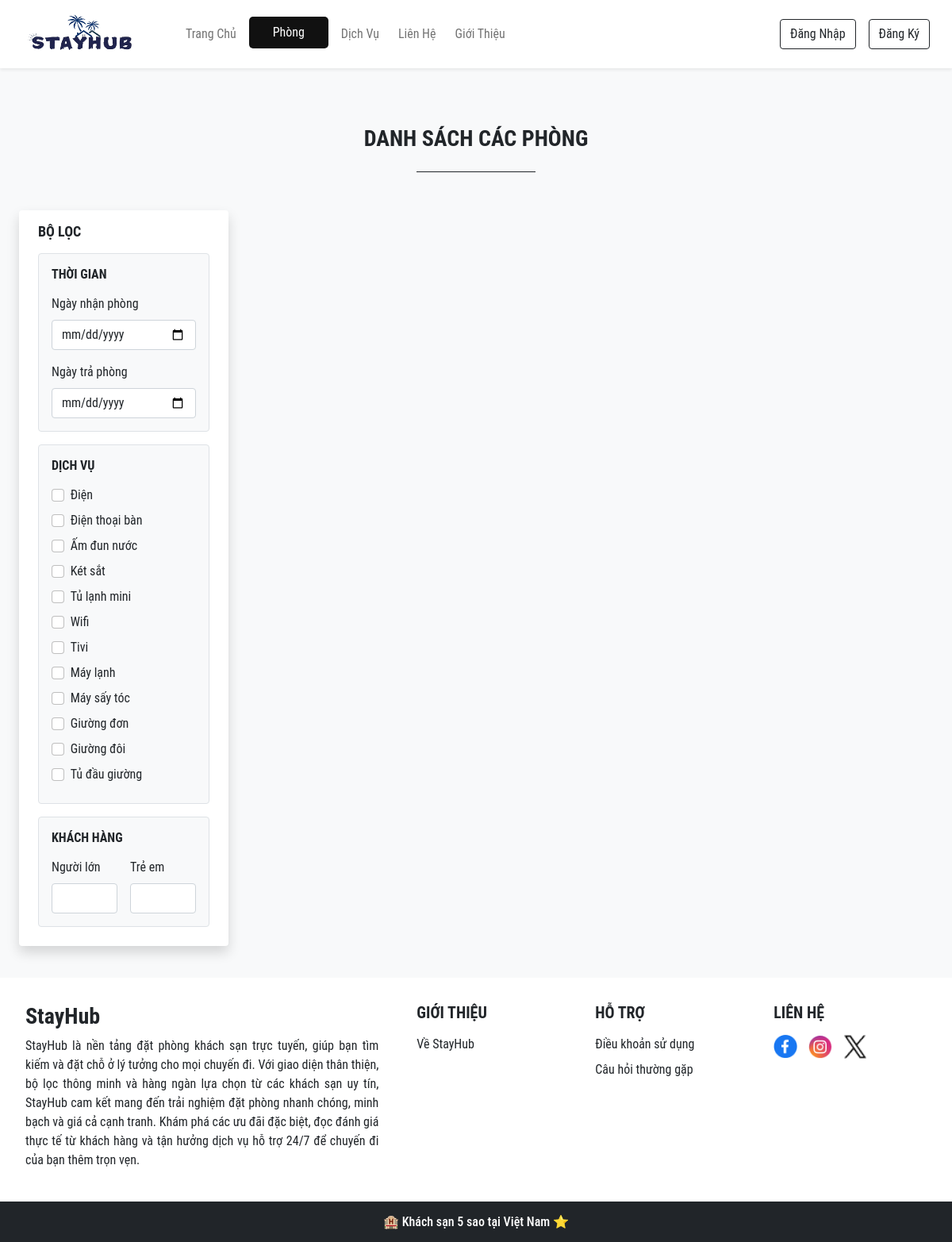
The page /rooms.php on the database its author committed.
### tables this page shows
CREATE TABLE `facilities` (
  `id` int(11) NOT NULL,
  `icon` varchar(100) NOT NULL,
  `name` varchar(50) NOT NULL,
  `description` varchar(250) NOT NULL
);

CREATE TABLE `settings` (
  `sr_no` int(11) NOT NULL,
  `site_title` varchar(50) NOT NULL,
  `site_about` varchar(500) NOT NULL,
  `shutdown` tinyint(1) NOT NULL
);

### admin/inc/db_config.php (called while the page is built, shortened)
<?php
    function selectAll($table){
        $con = $GLOBALS['con'];
        $res = mysqli_query($con, "SELECT * FROM $table");
        return $res;
    }
    function select($sql, $values, $datatypes) {
        $con = $GLOBALS['con'];
        if ($stmt = mysqli_prepare($con, $sql)) {
            mysqli_stmt_bind_param($stmt, $datatypes, ...$values);
            if (mysqli_stmt_execute($stmt))
            {
                $result = mysqli_stmt_get_result($stmt);
                return $result;
            }
            else {
                die("Truy vấn không thể thực thi - Select");
            }
        }
        else{
            die("Không thể chuẩn bị truy vấn - Select");
        }
    }
?>

### rooms.php (the view, shortened to what this page needs)
<?php
 require_once('admin/inc/db_config.php');
?>
<!DOCTYPE html>
<html lang="en">
<head>
    <?php require('inc/links.php'); ?>
</head>
<body class="bg-light">
    <?php
        require('inc/header.php');
        $checkin_default="";
        $checkout_default="";
        $adult_default="";
        $children_default="";
    ?>
    <div class="my-5 px-4">
    <h3 class="mt-5 pt-4 mb-4 text-center fw-bold h-font">DANH SÁCH CÁC PHÒNG</h3>
    <div class="h-line bg-dark "></div>
    </div>
    <div class="container-fluid">
        <div class="row">
            <div class="col-lg-3 col-md-12 mb-lg-0 mb-4 ps-4">
                <nav class="navbar navbar-expand-lg navbar-light bg-white rounded shadow">
                    <div class="container-fluid flex-lg-column align-items-stretch">
                        <h4 class="mt-2 fw-bold" style="font-size: 18px">BỘ LỌC</h4>
                        <div class="collapse navbar-collapse flex-column align-items-stretch mt-2" id="filterDropdown">
                            <div class="border bg-light p-3 rounded mb-3">
                                <h5 class="d-flex align-items-center justify-content-between mb-3" style="font-size: 16px; font-weight: bold;">
                                    <span>THỜI GIAN</span>
                                </h5>
                                <label class="form-label">Ngày nhận phòng</label>
                                <input type="date" class="form-control shadow-none mb-3" value="<?php echo $checkin_default ?>" id="checkin" onchange="chk_avail_filter()">
                                <label class="form-label">Ngày trả phòng</label>
                                <input type="date" class="form-control shadow-none" value="<?php echo $checkout_default ?>" id="checkout" onchange="chk_avail_filter()">
                            </div>
                            <div class="border bg-light p-3 rounded mb-3">
                                <h5 class="d-flex align-items-center justify-content-between mb-3" style="font-size: 16px; font-weight: bold;">
                                    <span>DỊCH VỤ</span>
                                </h5>
                                <?php
                                    $facilities_q = selectAll('facilities');
                                    while($row = mysqli_fetch_assoc($facilities_q))
                                    {
                                        echo<<<facilities
                                            <div class="mb-2">
                                                <input type="checkbox" onclick="fetch_rooms()" name="facilities" value="$row[id]" class="form-check-input shadow-none me-1" id="$row[id]">
                                                <label class="form-check-label" for="$row[id]">$row[name]</label>
                                            </div>
                                        facilities;
                                    }
                                ?>
                            </div>
                            <div class="border bg-light p-3 rounded mb-3">
                                <h5 class="d-flex align-items-center justify-content-between mb-3" style="font-size: 16px; font-weight: bold;">
                                    <span>KHÁCH HÀNG</span>
                                </h5>
                                <div class="d-flex">
                                    <div class="me-3">
                                        <label class="form-label">Người lớn</label>
                                        <input type="number" min="1"  value="<?php echo $adult_default ?>" id="adults" oninput="guests_filter()" class="form-control shadow-none">
                                    </div>
                                    <div>
                                        <label class="form-label">Trẻ em</label>
                                        <input type="number" min="1"  value="<?php echo $children_default ?>" id="children" oninput="guests_filter()" class="form-control shadow-none">
                                    </div>
                                </div>
                            </div>
                        </div>
                    </div>
                </nav>
            </div>
            <div class="col-lg-9 col-md-12 px-4" id="rooms-data"></div>
        </div>
    </div>
    <?php require('inc/footer.php'); ?>
</body>
</html>

### inc/footer.php (shortened to what this page needs)
<?php
  $links = [
    [
        'title' => 'GIỚI THIỆU',
        'links' => [
            ['name' => 'Về StayHub', 'link' => '/Hotel-Booking/about.php'],
        ],
    ],
    [
        'title' => 'HỖ TRỢ',
        'links' => [
            ['name' => 'Điều khoản sử dụng', 'link' => '/Hotel-Booking/terms.php'],
            ['name' => 'Câu hỏi thường gặp', 'link' => '/Hotel-Booking/faq.php'],
        ],
    ],
    [
        'title' => 'LIÊN HỆ',
        'links' => [
            ['name' => 'Facebook', 'link' => $contact_r['fb'], 'image' => './images/facebook.png'],
            ['name' => 'Instagram', 'link' => $contact_r['insta'], 'image' => './images/instagram.png'],
            ['name' => 'Twitter', 'link' => $contact_r['tw'], 'image' => './images/twitter.png'],
        ],
    ],
];
?>
<div class="container-fluid bg-white mt-5">
    <div class="row g-2">
        <div class="col-lg-5 p-4" style="text-align: justify;">
            <h3 class="h-font fw-bold fs-3 mb-2"><?php echo $settings_r['site_title'] ?></h3>
            <p>
                <?php echo $settings_r['site_about'] ?>
            </p>
        </div>
        <?php foreach ($links as $column) { ?>
            <div class="hi p-4 footer-column">
                <h5 class="mb-3 fw-bold"><?php echo $column['title']; ?></h5>
                <div class="chao">
                    <?php foreach ($column['links'] as $link) { ?>
                        <a href="<?php echo $link['link']; ?>" class="d-inline-block mb-2 text-dark text-decoration-none">
                            <?php if (isset($link['image'])) { ?>
                                <img src="<?php echo $link['image']; ?>" alt="<?php echo $link['name']; ?>" class="social-icon">
                            <?php } else { ?>
                                <span><?php echo $link['name']; ?></span>
                            <?php } ?>
                        </a>
                    <?php } ?>
                </div>
            </div>
        <?php } ?>
    </div>
</div>
    <h6 class="text-center bg-dark text-white p-3 m-0">
    🏨 Khách sạn 5 sao tại Việt Nam ⭐
    </h6>

### css/common.css (style rules this page uses)
:root { --teal: #2EC1AC; --teal_hover: #279E8C; }
* { font-family: 'Roboto Condensed', sans-serif; }
.h-font { font-family: 'Roboto Condensed', sans-serif; }
input[type=number] { -moz-appearance: textfield; }
.h-line { width: 150px; margin: 0 auto; height: 1.7px; }

### rooms.php (style rules this page uses)
.h-line { width: 150px; margin: 0 auto; height: 1.7px; }

### inc/footer.php (style rules this page uses)
.hi { width: 19% !important; }
.social-icon { width: 30px; height: auto; margin-right: 10px; }

### rows shown on the page
facilities: name "Điện"
facilities: name "Điện thoại bàn"
facilities: name "Ấm đun nước"
facilities: name "Két sắt"
facilities: name "Tủ lạnh mini"
facilities: name "Wifi"
facilities: name "Tivi"
facilities: name "Máy lạnh"
facilities: name "Máy sấy tóc"
facilities: name "Giường đơn"
facilities: name "Giường đôi"
facilities: name "Tủ đầu giường"
settings: site_title "StayHub", site_about "StayHub là nền tảng đặt phòng khách sạn trực tuyến, giúp bạn tìm kiếm và đặt chỗ ở lý tưởng cho mọi chuyến đi. Với giao diện thân thiện, bộ lọc thông minh và hàng ngàn lựa chọn từ các khách sạn uy tín, StayHub cam kết mang đến trải nghiệm đặt phòng nhanh chóng, minh bạch và giá cả cạnh tranh. Khám phá các ưu đãi đặc biệt, đọc đánh giá thực tế từ khách hàng và tận hưởng dịch vụ hỗ trợ 24/7 để chuyến đi của bạn thêm trọn vẹn."

### other values the page prints
$column['title'] "GIỚI THIỆU"
$link['name'] "Về StayHub"
$column['title'] "HỖ TRỢ"
$link['name'] "Điều khoản sử dụng"
$link['name'] "Câu hỏi thường gặp"
$column['title'] "LIÊN HỆ"
